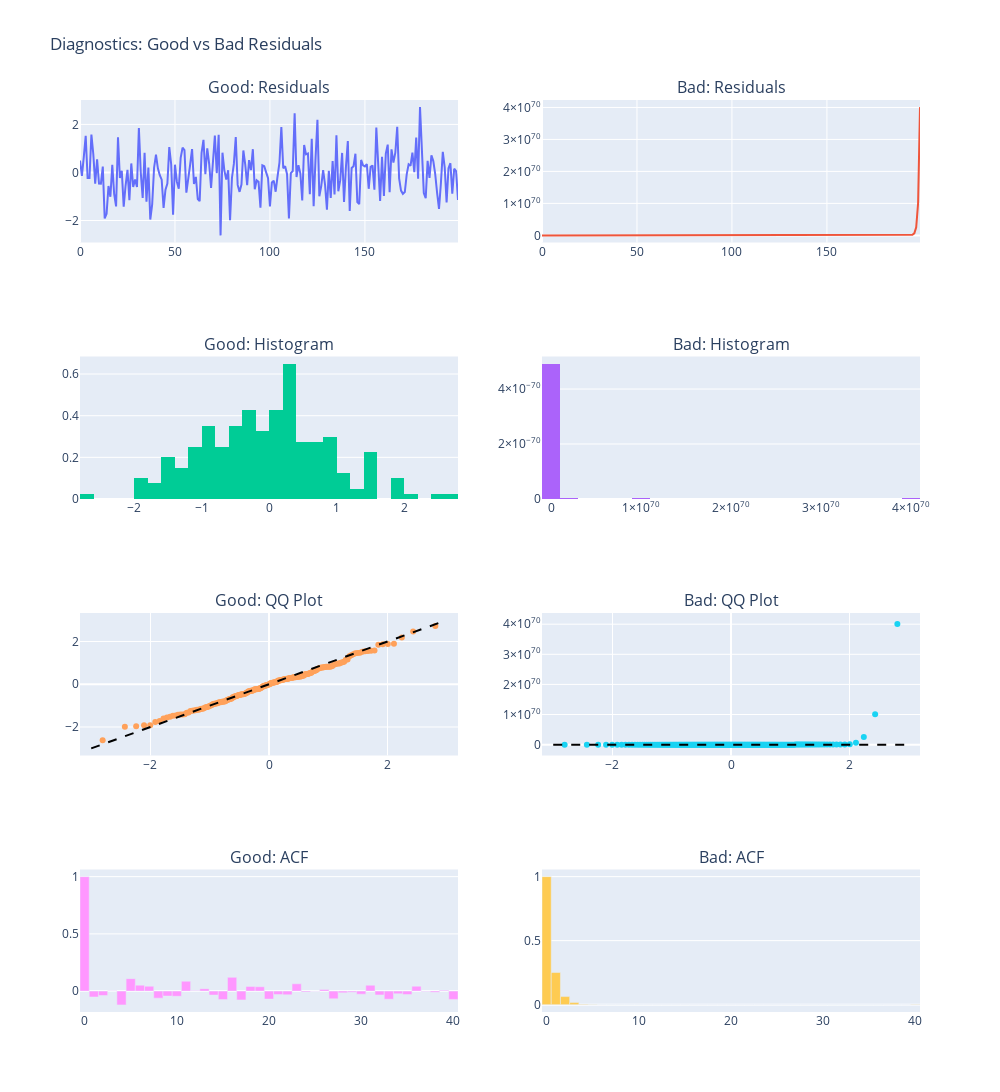

The notebook cell saved with this chart:
### Code cell
import numpy as np
import pandas as pd
import plotly.graph_objects as go
from plotly.subplots import make_subplots
import scipy.stats as stats
from statsmodels.tsa.stattools import acf

np.random.seed(42)

# 1️⃣ GOOD: white noise residuals
n = 200
resid_good = np.random.normal(0, 1, n)

# 2️⃣ BAD: autocorrelation + non-normal + heteroscedastic
# AR(1) with heteroscedasticity & skew
resid_bad = []
e = np.random.normal(0, 1, n)
for i in range(n):
    if i == 0:
        val = e[i]
    else:
        val = 0.8 * resid_bad[i-1] + e[i]  # autocorrelation
    # add variance increase over time + skew
    val = val * (1 + 0.02 * i) + np.random.chisquare(2)
    resid_bad.append(val)
resid_bad = np.array(resid_bad)

# Function for QQ plot data
def qq_plot_data(residuals):
    sorted_resid = np.sort(residuals)
    theoretical_quantiles = stats.norm.ppf((np.arange(1, len(residuals)+1) - 0.5) / len(residuals))
    return theoretical_quantiles, sorted_resid

# Start grid: 4 rows, 2 cols
fig = make_subplots(
    rows=4, cols=2,
    subplot_titles=(
        "Good: Residuals", "Bad: Residuals",
        "Good: Histogram", "Bad: Histogram",
        "Good: QQ Plot", "Bad: QQ Plot",
        "Good: ACF", "Bad: ACF"
    )
)

# Row 1: Residual plot
fig.add_trace(go.Scatter(y=resid_good, mode="lines", name="Good Residuals"), row=1, col=1)
fig.add_trace(go.Scatter(y=resid_bad, mode="lines", name="Bad Residuals"), row=1, col=2)

# Row 2: Histogram
fig.add_trace(go.Histogram(x=resid_good, nbinsx=30, histnorm="probability density", name="Good Histogram"), row=2, col=1)
fig.add_trace(go.Histogram(x=resid_bad, nbinsx=30, histnorm="probability density", name="Bad Histogram"), row=2, col=2)

# Row 3: QQ plot
q_theor_good, q_sample_good = qq_plot_data(resid_good)
q_theor_bad, q_sample_bad = qq_plot_data(resid_bad)

fig.add_trace(go.Scatter(x=q_theor_good, y=q_sample_good, mode="markers", name="Good QQ"), row=3, col=1)
fig.add_trace(go.Scatter(x=q_theor_bad, y=q_sample_bad, mode="markers", name="Bad QQ"), row=3, col=2)

# Add 45-degree reference lines to QQ plots
for c in [1, 2]:
    fig.add_trace(go.Scatter(x=[-3, 3], y=[-3, 3], mode="lines", line=dict(color="black", dash="dash"), showlegend=False), row=3, col=c)

# Row 4: ACF
lags = np.arange(0, 41)
acf_good = acf(resid_good, nlags=40)
acf_bad = acf(resid_bad, nlags=40)

fig.add_trace(go.Bar(x=lags, y=acf_good, name="Good ACF"), row=4, col=1)
fig.add_trace(go.Bar(x=lags, y=acf_bad, name="Bad ACF"), row=4, col=2)

fig.update_layout(
    title_text="Diagnostics: Good vs Bad Residuals",
    height=1200,
    width=1000,
    showlegend=False
)

fig.show()

### Figure 1 — Plotly figure (JSON) as saved in the notebook; plotly's stock layout.template omitted (floating-point values rounded to 4 significant figures; data arrays with more than 128 entries replaced by an {"elided": "..."} marker saying what was removed)
{"data": [{"mode": "lines", "name": "Good Residuals", "type": "scatter", "xaxis": "x", "y": {"elided": "200 float values"}, "yaxis": "y"}, {"mode": "lines", "name": "Bad Residuals", "type": "scatter", "xaxis": "x2", "y": {"elided": "200 float values"}, "yaxis": "y2"}, {"histnorm": "probability density", "name": "Good Histogram", "nbinsx": 30, "type": "histogram", "x": {"elided": "200 float values"}, "xaxis": "x3", "yaxis": "y3"}, {"histnorm": "probability density", "name": "Bad Histogram", "nbinsx": 30, "type": "histogram", "x": {"elided": "200 float values"}, "xaxis": "x4", "yaxis": "y4"}, {"mode": "markers", "name": "Good QQ", "type": "scatter", "x": {"elided": "200 float values"}, "xaxis": "x5", "y": {"elided": "200 float values"}, "yaxis": "y5"}, {"mode": "markers", "name": "Bad QQ", "type": "scatter", "x": {"elided": "200 float values"}, "xaxis": "x6", "y": {"elided": "200 float values"}, "yaxis": "y6"}, {"line": {"color": "black", "dash": "dash"}, "mode": "lines", "showlegend": false, "type": "scatter", "x": [-3, 3], "xaxis": "x5", "y": [-3, 3], "yaxis": "y5"}, {"line": {"color": "black", "dash": "dash"}, "mode": "lines", "showlegend": false, "type": "scatter", "x": [-3, 3], "xaxis": "x6", "y": [-3, 3], "yaxis": "y6"}, {"name": "Good ACF", "type": "bar", "x": [0, 1, 2, 3, 4, 5, 6, 7, 8, 9, 10, 11, 12, 13, 14, 15, 16, 17, 18, 19, 20, 21, 22, 23, 24, 25, 26, 27, 28, 29, 30, 31, 32, 33, 34, 35, 36, 37, 38, 39, 40], "xaxis": "x7", "y": [1, -0.05157, -0.03884, 0.002244, -0.1203, 0.1088, 0.05185, 0.04288, -0.06145, -0.04312, -0.04508, 0.08654, 0.005406, 0.02155, -0.03446, -0.07403, 0.12, -0.07663, 0.04122, 0.03802, -0.0699, -0.03059, -0.03254, 0.06388, -0.007286, -0.001752, 0.01355, -0.06729, -0.01486, -0.00909, -0.02668, 0.05165, -0.03336, -0.07108, -0.0231, -0.03066, 0.04328, -0.003748, -0.01103, 0.006854, -0.07289], "yaxis": "y7"}, {"name": "Bad ACF", "type": "bar", "x": [0, 1, 2, 3, 4, 5, 6, 7, 8, 9, 10, 11, 12, 13, 14, 15, 16, 17, 18, 19, 20, 21, 22, 23, 24, 25, 26, 27, 28, 29, 30, 31, 32, 33, 34, 35, 36, 37, 38, 39, 40], "xaxis": "x8", "y": [1, 0.251, 0.06321, 0.01589, 0.003902, 0.0008281, 1.329e-05, -0.0002265, -0.0003195, -0.0003747, -0.0004203, -0.0004633, -0.0005057, -0.0005479, -0.00059, -0.0006322, -0.0006743, -0.0007165, -0.0007586, -0.0008008, -0.0008429, -0.000885, -0.0009272, -0.0009693, -0.001011, -0.001054, -0.001096, -0.001138, -0.00118, -0.001222, -0.001264, -0.001306, -0.001349, -0.001391, -0.001433, -0.001475, -0.001517, -0.001559, -0.001602, -0.001644, -0.001686], "yaxis": "y8"}], "layout": {"annotations": [{"font": {"size": 16}, "showarrow": false, "text": "Good: Residuals", "x": 0.225, "xanchor": "center", "xref": "paper", "y": 1, "yanchor": "bottom", "yref": "paper"}, {"font": {"size": 16}, "showarrow": false, "text": "Bad: Residuals", "x": 0.775, "xanchor": "center", "xref": "paper", "y": 1, "yanchor": "bottom", "yref": "paper"}, {"font": {"size": 16}, "showarrow": false, "text": "Good: Histogram", "x": 0.225, "xanchor": "center", "xref": "paper", "y": 0.7188, "yanchor": "bottom", "yref": "paper"}, {"font": {"size": 16}, "showarrow": false, "text": "Bad: Histogram", "x": 0.775, "xanchor": "center", "xref": "paper", "y": 0.7188, "yanchor": "bottom", "yref": "paper"}, {"font": {"size": 16}, "showarrow": false, "text": "Good: QQ Plot", "x": 0.225, "xanchor": "center", "xref": "paper", "y": 0.4375, "yanchor": "bottom", "yref": "paper"}, {"font": {"size": 16}, "showarrow": false, "text": "Bad: QQ Plot", "x": 0.775, "xanchor": "center", "xref": "paper", "y": 0.4375, "yanchor": "bottom", "yref": "paper"}, {"font": {"size": 16}, "showarrow": false, "text": "Good: ACF", "x": 0.225, "xanchor": "center", "xref": "paper", "y": 0.1562, "yanchor": "bottom", "yref": "paper"}, {"font": {"size": 16}, "showarrow": false, "text": "Bad: ACF", "x": 0.775, "xanchor": "center", "xref": "paper", "y": 0.1562, "yanchor": "bottom", "yref": "paper"}], "height": 1200, "showlegend": false, "title": {"text": "Diagnostics: Good vs Bad Residuals"}, "width": 1000, "xaxis": {"anchor": "y", "domain": [0, 0.45]}, "xaxis2": {"anchor": "y2", "domain": [0.55, 1]}, "xaxis3": {"anchor": "y3", "domain": [0, 0.45]}, "xaxis4": {"anchor": "y4", "domain": [0.55, 1]}, "xaxis5": {"anchor": "y5", "domain": [0, 0.45]}, "xaxis6": {"anchor": "y6", "domain": [0.55, 1]}, "xaxis7": {"anchor": "y7", "domain": [0, 0.45]}, "xaxis8": {"anchor": "y8", "domain": [0.55, 1]}, "yaxis": {"anchor": "x", "domain": [0.8438, 1]}, "yaxis2": {"anchor": "x2", "domain": [0.8438, 1]}, "yaxis3": {"anchor": "x3", "domain": [0.5625, 0.7188]}, "yaxis4": {"anchor": "x4", "domain": [0.5625, 0.7188]}, "yaxis5": {"anchor": "x5", "domain": [0.2812, 0.4375]}, "yaxis6": {"anchor": "x6", "domain": [0.2812, 0.4375]}, "yaxis7": {"anchor": "x7", "domain": [0, 0.1562]}, "yaxis8": {"anchor": "x8", "domain": [0, 0.1562]}}}
